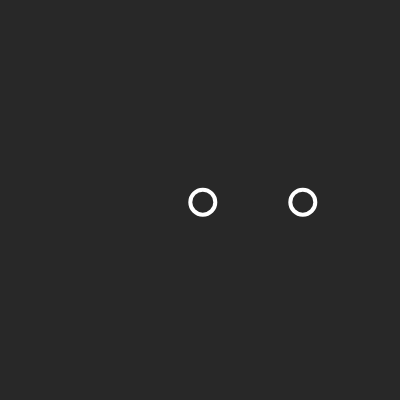
Frame 1 (no input)
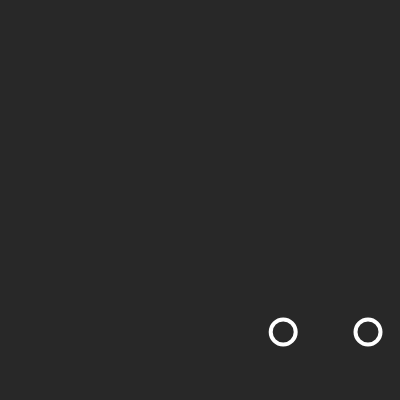
Frame 60 (no input)
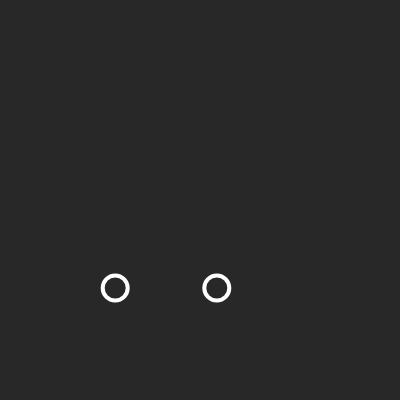
Frame 120 (the mouse pressed at the canvas centre since frame 60)

The p5.js sketch that drew these frames (run headless with seeded random() and noise() and a simulated clock; from frame 60 on, the mouse is pressed at the canvas centre):

// p5.js sketch
// ── sketch.js
let ball1;
let ball2;

function setup() {
  createCanvas(400, 400);
  ball1 = new Ball(200, 200, 25);
  ball2 = new Ball(300, 200, 25);
}

function draw() {
  background(40);
  ball1.move();
  ball1.show();
  ball2.move();
  ball2.show();
}

class Ball {
  constructor (x, y, r) {
  this.x = x;
  this.y = y;
  this.r = r;
  this.xspeed = 2.8;
  this.yspeed = 2.2;
  this.xdirection = 1;
  this.ydirection = 1;
}
  move() {
    this.x = this.x + this.xspeed * this.xdirection;
    this.y = this.y + this.yspeed * this.ydirection;
    
    if (this.x > width - this.r || this.x < this.r) {
    this.xdirection *= -1;
  }
  if (this.y > height - this.r || this.y < this.r) {
    this.ydirection *= -1;
  }
}
  show() {
    stroke (255);
    strokeWeight(4);
    noFill();
    ellipse(this.x, this.y, this.r, this.r);
  }
}
//https://editor.p5js.org/lh1966/sketches/i5RkOcFV5
// Week #5 Exercise #1 La’Kay
